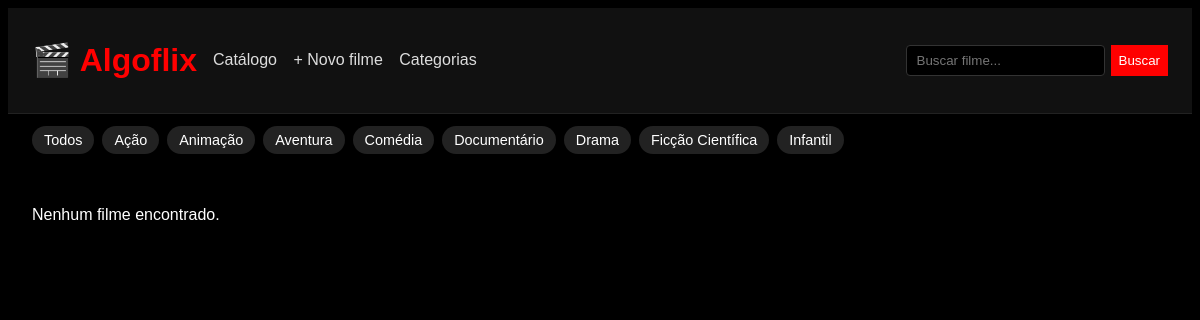
Screenshot of /controllers/FilmeController.php?action=porCategoria&categoria_id=8 with the database file from the repository.
### tables this page shows
CREATE TABLE categorias (
    id INT AUTO_INCREMENT PRIMARY KEY,
    nome VARCHAR(80) NOT NULL UNIQUE
);

### config/Database.php (called while the page is built)
<?php
class Database
{
    private static $instance = null;
    public static function getConnection()
    {
        if (self::$instance === null)
        {
            self::$instance = new PDO(
                "mysql:host=localhost:3307;dbname=netflix_db;charset=utf8",
                "root",
                ""
            );
            self::$instance->setAttribute(
                PDO::ATTR_ERRMODE,
                PDO::ERRMODE_EXCEPTION
            );
        }
        return self::$instance;
    }
}

### models/Categoria.php (called while the page is built, shortened)
<?php
require_once __DIR__ . '/../config/Database.php';
class Categoria
{
    private $pdo;
    public function __construct()
    {
        $this->pdo = Database::getConnection();
    }
    public function listarTodas()
    {
        $sql = "SELECT * FROM categorias ORDER BY nome ASC";
        return $this->pdo->query($sql)->fetchAll(PDO::FETCH_ASSOC);
    }
}

### views/filmes/index.php (the view, shortened to what this page needs)
<?php
require_once __DIR__ . '/../../config/session.php';
require_once __DIR__ . '/../../models/Categoria.php';
$categorias = (new Categoria())->listarTodas();
?>
<!DOCTYPE html>
<html lang="pt-br">
<head>
    <link rel="stylesheet" href="<?= BASE_URL ?>/assets/css/style.css">
</head>
<body>
<header class="topo">
    <h1>🎬 Algoflix</h1>
    <nav>
        <a href="<?= BASE_URL ?>/controllers/FilmeController.php?action=index">Catálogo</a>
        <a href="<?= BASE_URL ?>/controllers/FilmeController.php?action=criar">+ Novo filme</a>
        <a href="<?= BASE_URL ?>/controllers/CategoriaController.php?action=index">Categorias</a>
    </nav>
    <form method="GET" action="<?= BASE_URL ?>/controllers/FilmeController.php" class="busca">
        <input type="search" name="q" placeholder="Buscar filme..." required>
        <button type="submit">Buscar</button>
    </form>
</header>
<section class="filtros">
    <a href="<?= BASE_URL ?>/controllers/FilmeController.php?action=index" class="chip">Todos</a>
    <?php foreach ($categorias as $cat): ?>
        <a class="chip" href="<?= BASE_URL ?>/controllers/FilmeController.php?action=porCategoria&categoria_id=<?= $cat['id'] ?>">
            <?= htmlspecialchars($cat['nome']) ?>
        </a>
    <?php endforeach; ?>
</section>
<main class="grade">
    <?php if (empty($filmes)): ?>
        <p>Nenhum filme encontrado.</p>
    <?php endif; ?>
</main>
</body>
</html>

### assets/css/style.css (style rules this page uses)
body { background: #000; color: white; font-family: Arial; }
h1 { color: red; }
button { background: red; color: white; border: none; padding: 8px; cursor: pointer; }
.topo { display: flex; align-items: center; gap: 16px; padding: 12px 24px; background: #111; border-bottom: 1px solid #222; }
.topo nav a, .topo > a { color: #ddd; text-decoration: none; margin-right: 12px; }
.busca { margin-left: auto; display: flex; gap: 6px; }
.busca input[type=search] { padding: 6px 10px; border-radius: 4px; border: 1px solid #333; background: #000; color: #fff; }
.filtros { display: flex; flex-wrap: wrap; gap: 8px; padding: 12px 24px; }
.chip { background: #222; color: #fff; text-decoration: none; padding: 6px 12px; border-radius: 20px; font-size: 0.9em; }
.grade { display: grid; grid-template-columns: repeat(auto-fill, minmax(180px, 1fr)); gap: 16px; padding: 24px; }

### rows the page displays
categorias: nome "Ação"
categorias: nome "Animação"
categorias: nome "Aventura"
categorias: nome "Comédia"
categorias: nome "Documentário"
categorias: nome "Drama"
categorias: nome "Ficção Científica"
categorias: nome "Infantil"
